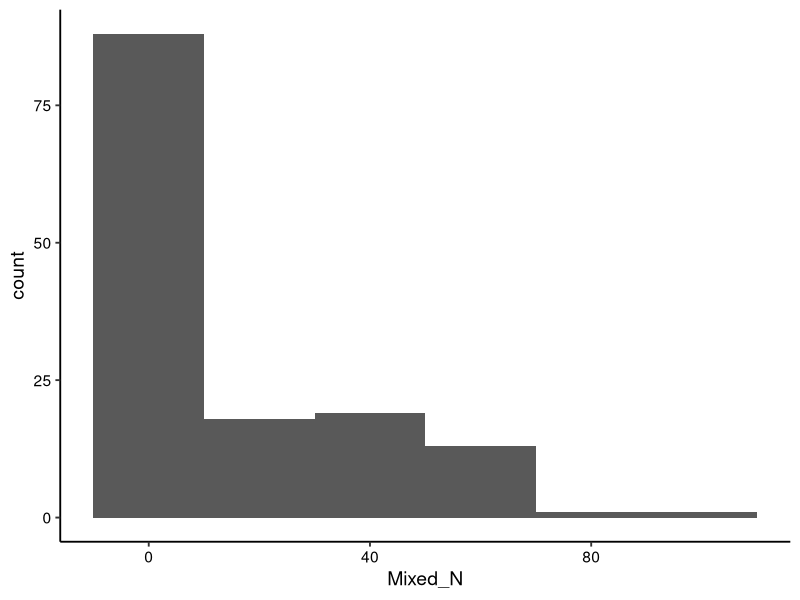
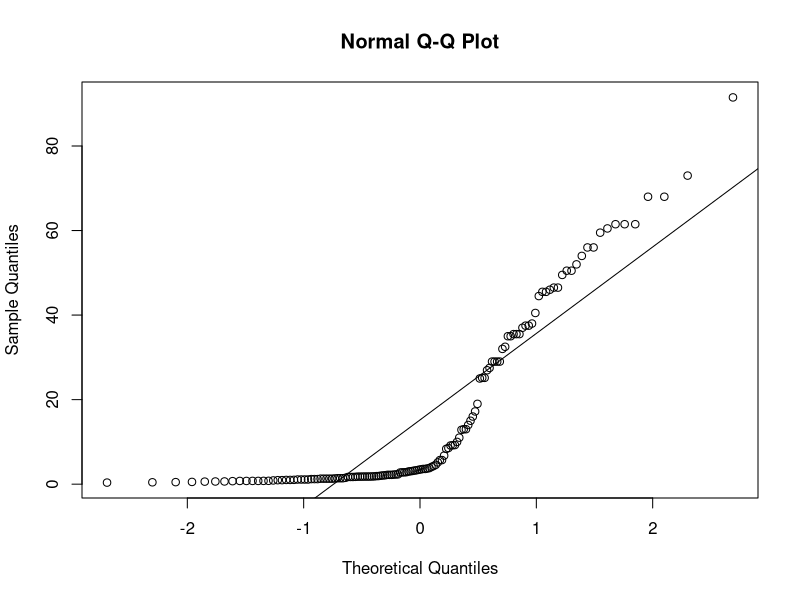
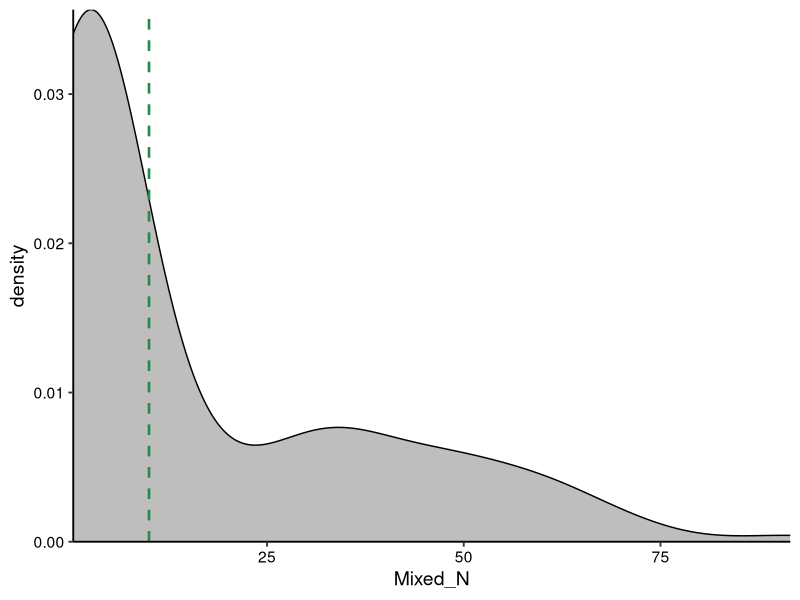
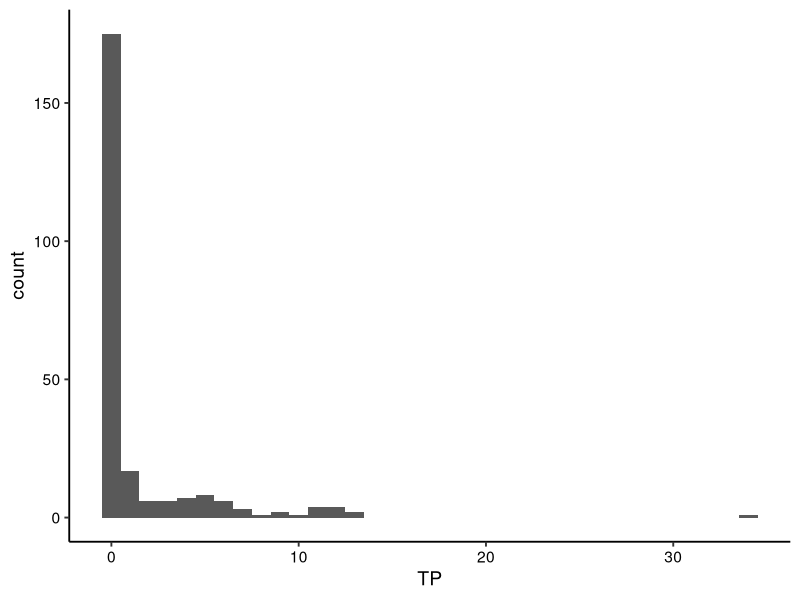
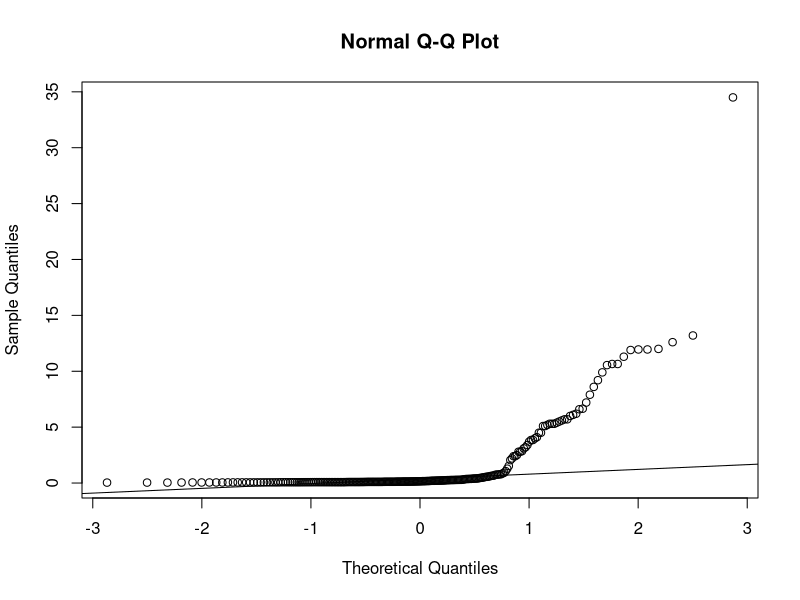
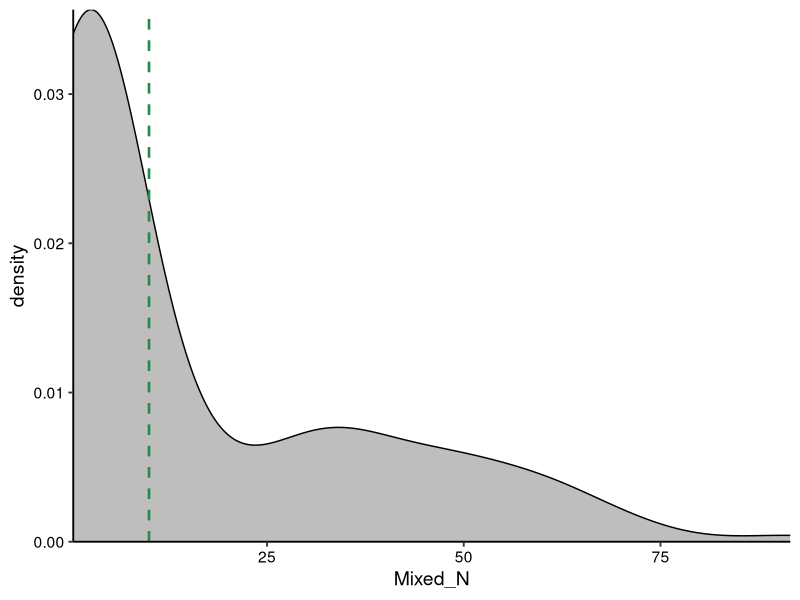

Source code (R) for these figures, in order: (Note: this script raises an error after producing the figures.)
## ---- chunk 1
knitr::opts_chunk$set(echo = TRUE)
## ---- chunk 2
# Set your working directory

setwd("/Users/rmlandman/Desktop/Data Analytics/Environmental_Data_Analytics_2020/Project/EDA_2020_Project")
getwd()

# Load your packages


library(plyr)
library(tidyverse)
library(ggplot2)
library(lubridate)
library(viridis)
library(RColorBrewer)
library(cowplot)

# Set your ggplot theme

mytheme <- theme_classic(base_size = 14) +
  theme(axis.text = element_text(color = "black"), 
        legend.position = "top")

theme_set(mytheme)

# Load your datasets

EC_Flow.Nutrients_Wide <-
  read.csv("./Data/Processed/EC_Flow.Nutrients_Wide_Processed.csv")

Club.Gorman_Flow.Nutrients_Wide <-
  read.csv("./Data/Processed/ClubGorman_Flow.Nutrients_Wide_Processed.csv")

Club.Gorman_Flow_Long <- read.csv("./Data/Processed/ClubGorman_USGSDischarge_Long.csv")

Club.Gorman_Flow_Wide <- read.csv("./Data/Processed/ClubGorman_USGSDischarge_Wide.csv")

Club.Gorman_Flow.Nutrients_Long <-
  read.csv("./Data/Processed/ClubGorman_Flow.Nutrients_Long_Processed.csv")
## ---- chunk 3
Club.Gorman_Flow.Nutrients_Wide$Date <- 
  as.Date(Club.Gorman_Flow.Nutrients_Wide$Date, format = "%Y-%m-%d")
class(Club.Gorman_Flow.Nutrients_Wide$Date)

Club.Gorman_Flow_Wide$Date <- 
  as.Date(Club.Gorman_Flow_Wide$Date, format = "%Y-%m-%d")
class(Club.Gorman_Flow_Wide$Date)

Club.Gorman_Flow_Long$Date <- 
  as.Date(Club.Gorman_Flow_Long$Date, format = "%Y-%m-%d")
class(Club.Gorman_Flow_Long$Date)

EC_Flow.Nutrients_Wide$Date <- 
  as.Date(EC_Flow.Nutrients_Wide$Date, format = "%Y-%m-%d")
class(EC_Flow.Nutrients_Wide$Date)

Club.Gorman_Flow.Nutrients_Long$Date <-
  as.Date(Club.Gorman_Flow.Nutrients_Long$Date, format = "%Y-%m-%d")
class(Club.Gorman_Flow.Nutrients_Long$Date)


## ---- chunk 4

Club.Gorman_Flow.Nutrients_Wide$site_no <- 
  as.character(Club.Gorman_Flow.Nutrients_Wide$site_no)
class(Club.Gorman_Flow.Nutrients_Wide$site_no)

Club.Gorman_Flow_Wide$site_no.x <- 
  as.character(Club.Gorman_Flow_Wide$site_no.x)
class(Club.Gorman_Flow_Wide$site_no.x)

Club.Gorman_Flow_Wide$site_no.y <- 
  as.character(Club.Gorman_Flow_Wide$site_no.y)
class(Club.Gorman_Flow_Wide$site_no.y)

Club.Gorman_Flow_Long$site_no <- 
  as.character(Club.Gorman_Flow_Long$site_no, format)
class(Club.Gorman_Flow_Long$site_no)

EC_Flow.Nutrients_Wide$site_no <- 
  as.character(EC_Flow.Nutrients_Wide$site_no)
class(EC_Flow.Nutrients_Wide$site_no)

EC_Flow.Nutrients_Wide$site_no.x <- 
  as.character(EC_Flow.Nutrients_Wide$site_no.x)
class(EC_Flow.Nutrients_Wide$site_no.x)

EC_Flow.Nutrients_Wide$site_no.y <- 
  as.character(EC_Flow.Nutrients_Wide$site_no.y)
class(EC_Flow.Nutrients_Wide$site_no.y)

## ---- chunk 5
#Is there a difference between upstream and downstream nutrient levels? 
### continuous response (N or P)
### categorical explanatory
## ---- chunk 6
summary(EC_Flow.Nutrients_Wide$Mixed_N)

# Evaluate assumption of normal distribution 
shapiro.test((EC_Flow.Nutrients_Wide$Mixed_N))

### shapiro wilke test the null hypothesis is that the data are a normal distribution 
### p value <0.05 shows we reject null and data is not normally distributed
######## "not well approximated by a normal distribution"

ggplot(EC_Flow.Nutrients_Wide, aes(x = Mixed_N)) +
  geom_histogram(binwidth = 20) 

### histogram shows data is not very rightly skewed 

qqnorm(EC_Flow.Nutrients_Wide$Mixed_N); qqline(EC_Flow.Nutrients_Wide$Mixed_N)
## some samples are higher than normal and some are lower

N.onesample <- t.test(EC_Flow.Nutrients_Wide$Mixed_N, mu = 10, alternative = "greater")
N.onesample

# Null hypothesis is that mean = 10, alternative is mean is less than 10
# p value >0.05 so we can reject the null the mean =10

# plot 

N.plot <- ggplot(EC_Flow.Nutrients_Wide, aes(x = Mixed_N)) +
  #geom_density(stat = "count", fill = "gray") + #<-shows count so it's more jagged
  geom_density(fill = "gray") +
  geom_vline(xintercept = 10, color = "#238b45", lty = 2, size = 0.9) +
  scale_x_continuous(expand = c(0, 0)) + scale_y_continuous(expand = c(0, 0))
print(N.plot)


## ---- chunk 7
summary(EC_Flow.Nutrients_Wide$TP)

# Evaluate assumption of normal distribution 
shapiro.test((EC_Flow.Nutrients_Wide$TP))

### shapiro wilke test the null hypothesis is that the data are a normal distribution 
### p value <0.05 shows we reject null and data is not normally distributed
######## "not well approximated by a normal distribution"

ggplot(EC_Flow.Nutrients_Wide, aes(x = TP)) +
  geom_histogram(binwidth = 1) 

### histogram shows data is not very rightly skewed 

qqnorm(EC_Flow.Nutrients_Wide$TP); qqline(EC_Flow.Nutrients_Wide$TP)
## samples are higher than normal distribution

P.onesample <- t.test(EC_Flow.Nutrients_Wide$TP, mu = 1, alternative = "greater")
P.onesample

# Null hypothesis is that mean = 1, alternative is mean is less than 1
# p value <0.05 so we can reject the null the mean = 1

# plot 

P.plot <- ggplot(EC_Flow.Nutrients_Wide, aes(x = TP)) +
  #geom_density(stat = "count", fill = "gray") + #<-shows count so it's more jagged
  geom_density(fill = "gray") +
  geom_vline(xintercept = 1, color = "#238b45", lty = 2, size = 0.9) +
  scale_x_continuous(expand = c(0, 0)) + scale_y_continuous(expand = c(0, 0))
print(N.plot)


## ---- chunk 8
shapiro.test(Club.Gorman_Flow.Nutrients_Wide$Mixed_N[Club.Gorman_Flow.Nutrients_Wide$Location == "Upstream"])
shapiro.test(Club.Gorman_Flow.Nutrients_Wide$Mixed_N[Club.Gorman_Flow.Nutrients_Wide$Location == "Downstream"])
var.test(Club.Gorman_Flow.Nutrients_Wide$Mixed_N ~ Club.Gorman_Flow.Nutrients_Wide$Location)

### "var.test" test variance 
### asks are the variances eqaul - what is the diff between variances 
### results: variances are significantly different 
### results: violate assumption of normality and equal variance

ggplot(Club.Gorman_Flow.Nutrients_Wide, aes(x = Mixed_N, color = Location)) +
  geom_freqpoly()


N.twosample <- t.test(Club.Gorman_Flow.Nutrients_Wide$Mixed_N ~ Club.Gorman_Flow.Nutrients_Wide$Location)
N.twosample

## ---- chunk 9
shapiro.test(Club.Gorman_Flow.Nutrients_Wide$TP[Club.Gorman_Flow.Nutrients_Wide$Location == "Upstream"])
shapiro.test(Club.Gorman_Flow.Nutrients_Wide$TP[Club.Gorman_Flow.Nutrients_Wide$Location == "Downstream"])
var.test(Club.Gorman_Flow.Nutrients_Wide$TP ~ Club.Gorman_Flow.Nutrients_Wide$Location)

### "var.test" test variance 
### asks are the variances eqaul - what is the diff between variances 
### results: variances are significantly different 
### results: violate assumption of normality and equal variance

ggplot(Club.Gorman_Flow.Nutrients_Wide, aes(x = TP, color = Location)) +
  geom_freqpoly()


P.twosample <- t.test(Club.Gorman_Flow.Nutrients_Wide$TP ~ Club.Gorman_Flow.Nutrients_Wide$Location)
P.twosample
## ---- chunk 10
N.onesample.wilcox <- wilcox.test(Club.Gorman_Flow.Nutrients_Wide$Mixed_N, mu = 10, alternative = "greater")
N.onesample.wilcox
N.twosample.wilcox <- wilcox.test(Club.Gorman_Flow.Nutrients_Wide$Mixed_N ~ Club.Gorman_Flow.Nutrients_Wide$Location)
N.twosample.wilcox
## ---- chunk 11
P.onesample.wilcox <- wilcox.test(Club.Gorman_Flow.Nutrients_Wide$TP, mu = 1, alternative = "greater")
P.onesample.wilcox
P.twosample.wilcox <- wilcox.test(Club.Gorman_Flow.Nutrients_Wide$TP ~ Club.Gorman_Flow.Nutrients_Wide$Location)
P.twosample.wilcox
## ---- chunk 12
NitrogenClub.regression <-lm(data = EC_Flow.Nutrients_Wide, Mixed_N ~ Discharge.C)
summary(NitrogenClub.regression)
## adj R squared says 1 % of variance is explained by depth 

cor.test(EC_Flow.Nutrients_Wide$Mixed_N, EC_Flow.Nutrients_Wide$Discharge.C)


NitrogenGorman.regression <-lm(data = EC_Flow.Nutrients_Wide, Mixed_N ~ Discharge.G)
summary(NitrogenGorman.regression)
## adj R squared says 1 % of variance is explained by depth 

cor.test(EC_Flow.Nutrients_Wide$Mixed_N, EC_Flow.Nutrients_Wide$Discharge.G)
## ---- chunk 13
PhosphorusClub.regression <-lm(data = EC_Flow.Nutrients_Wide, TP ~ Discharge.C)
summary(PhosphorusClub.regression)
## adj R squared says 8 % of variance is explained by depth 
## significant relationship p < 0.001

cor.test(EC_Flow.Nutrients_Wide$TP, EC_Flow.Nutrients_Wide$Discharge.C)


PhosphorusGorman.regression <-lm(data = EC_Flow.Nutrients_Wide, TP ~ Discharge.G)
summary(PhosphorusGorman.regression)
## adj R squared says 9 % of variance is explained by depth
## significant relationship p < 0.001

cor.test(EC_Flow.Nutrients_Wide$TP, EC_Flow.Nutrients_Wide$Discharge.G)
## ---- chunk 14
Nitrogen_Discharge <- 
  ggplot(EC_Flow.Nutrients_Wide, aes (x=Discharge.G, y = Mixed_N))+
  geom_point()+
  geom_smooth(method=lm)+
  ylim(0,10)
print(Nitrogen_Discharge)

#log discharge 
Nitrogen_logDischarge <- 
  ggplot(EC_Flow.Nutrients_Wide, aes (x=log(Discharge.G), y = Mixed_N))+
  geom_point()+
  geom_smooth(method=lm)+
  ylim(0,10)
print(Nitrogen_logDischarge)

#log both 
logNitrogen_logDischarge <- 
  ggplot(EC_Flow.Nutrients_Wide, aes (x=log(Discharge.G), y = log(Mixed_N)))+
  geom_point()+
  geom_smooth(method=lm)+
  ylim(0,10)
print(logNitrogen_logDischarge)
## ---- chunk 15
Phosphorus_Discharge <- 
  ggplot(EC_Flow.Nutrients_Wide, aes (x=Discharge.G, y = TP))+
  geom_point()+
  geom_smooth(method=lm)+
  ylim(0,2.5)
print(Phosphorus_Discharge)

#log discharge 
Phosphorus_logDischarge <- 
  ggplot(EC_Flow.Nutrients_Wide, aes (x=log(Discharge.G), y = TP))+
  geom_point()+
  geom_smooth(method=lm)+
  ylim(0,10)
print(Phosphorus_logDischarge)

#log both 
logPhosphorus_logDischarge <- 
  ggplot(EC_Flow.Nutrients_Wide, aes (x=log(Discharge.G), y = log(TP)))+
  geom_point()+
  geom_smooth(method=lm)
print(logPhosphorus_logDischarge)
## ---- chunk 16
Nitrogen_Time <- 
  ggplot(EC_Flow.Nutrients_Wide, aes (x=Date, y = Mixed_N))+
  geom_point()+
  geom_smooth(method=lm)
print(Nitrogen_Time)

 Phosphorus_Time <- 
  ggplot(EC_Flow.Nutrients_Wide, aes (x=Date, y = TP))+
  geom_point()+
  geom_smooth(method=lm)
print(Phosphorus_Time)
## ---- chunk 17
EC_Nutrient_MonthSummary <- EC_Flow.Nutrients_Wide %>% 
  mutate(month = month(Date, label = TRUE)) %>% 
  group_by(month) %>% 
  filter(!is.na(Mixed_N), !is.na(TP)) %>% 
  summarise(meanN = mean(Mixed_N),
            sdN = sd(Mixed_N),
            minN = min(Mixed_N),
            maxN = max(Mixed_N),
            meanP = mean(TP),
            sdP = sd(TP),
            minP = min(TP),
            maxP = max(TP))

ggplot(EC_Nutrient_MonthSummary)+
  geom_point(aes(y = meanN, x=month))

ggplot(EC_Nutrient_MonthSummary)+
  geom_point(aes(y = meanP, x=month))

EC_Nutrient_YearSummary <- EC_Flow.Nutrients_Wide %>% 
  mutate(year = year(Date)) %>% 
  group_by(year) %>% 
  filter(!is.na(Mixed_N), !is.na(TP)) %>% 
  summarise(meanN = mean(Mixed_N),
            sdN = sd(Mixed_N),
            minN = min(Mixed_N),
            maxN = max(Mixed_N),
            meanP = mean(TP),
            sdP = sd(TP),
            minP = min(TP),
            maxP = max(TP))

ggplot(EC_Nutrient_YearSummary, aes(y = meanN, x=year))+
  geom_point()+
  geom_smooth(method=lm)

ggplot(EC_Nutrient_YearSummary, aes(y = meanP, x=year))+
  geom_point()+
  geom_smooth(method=lm)

## ---- chunk 18
Post2000Nutrients <- subset(EC_Flow.Nutrients_Wide, Date > "2000-01-01" & Date < "2020-12-31")

## ---- chunk 19
Nitrogen_Discharge2000 <- 
  ggplot(Post2000Nutrients , aes (x=log(Discharge.C), y = Mixed_N))+
  geom_point()+
  geom_smooth(method=lm)+
  ylim(0,10)
print(Nitrogen_Discharge2000)

Nitrogen_Time2000 <- 
  ggplot(Post2000Nutrients, aes (x=Date, y = Mixed_N))+
  geom_point()+
  geom_smooth(method=lm)
print(Nitrogen_Time2000)
## ---- chunk 20
Phosphorus_Discharge2000 <- 
  ggplot(Post2000Nutrients, aes (x=log(Discharge.G), y = TP))+
  geom_point()+
  geom_smooth(method=lm)+
  ylim(0,2.5)
print(Phosphorus_Discharge2000)

Phosphorus_Time2000 <- 
  ggplot(Post2000Nutrients, aes (x=Date, y = TP))+
  geom_point()+
  geom_smooth(method=lm)
print(Phosphorus_Time2000)
